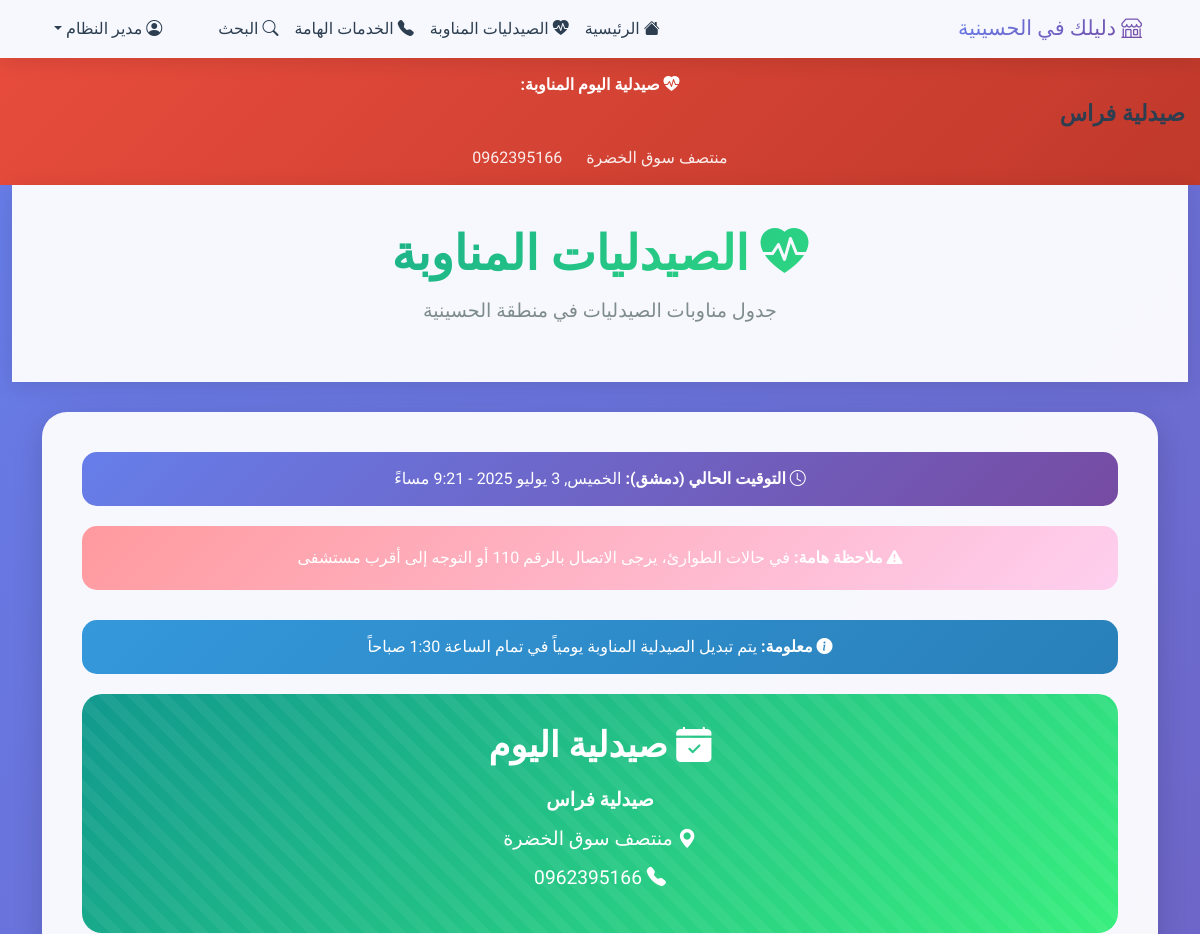
/duty-pharmacies (signed in, upper part), run on an earlier commit of the app's database.
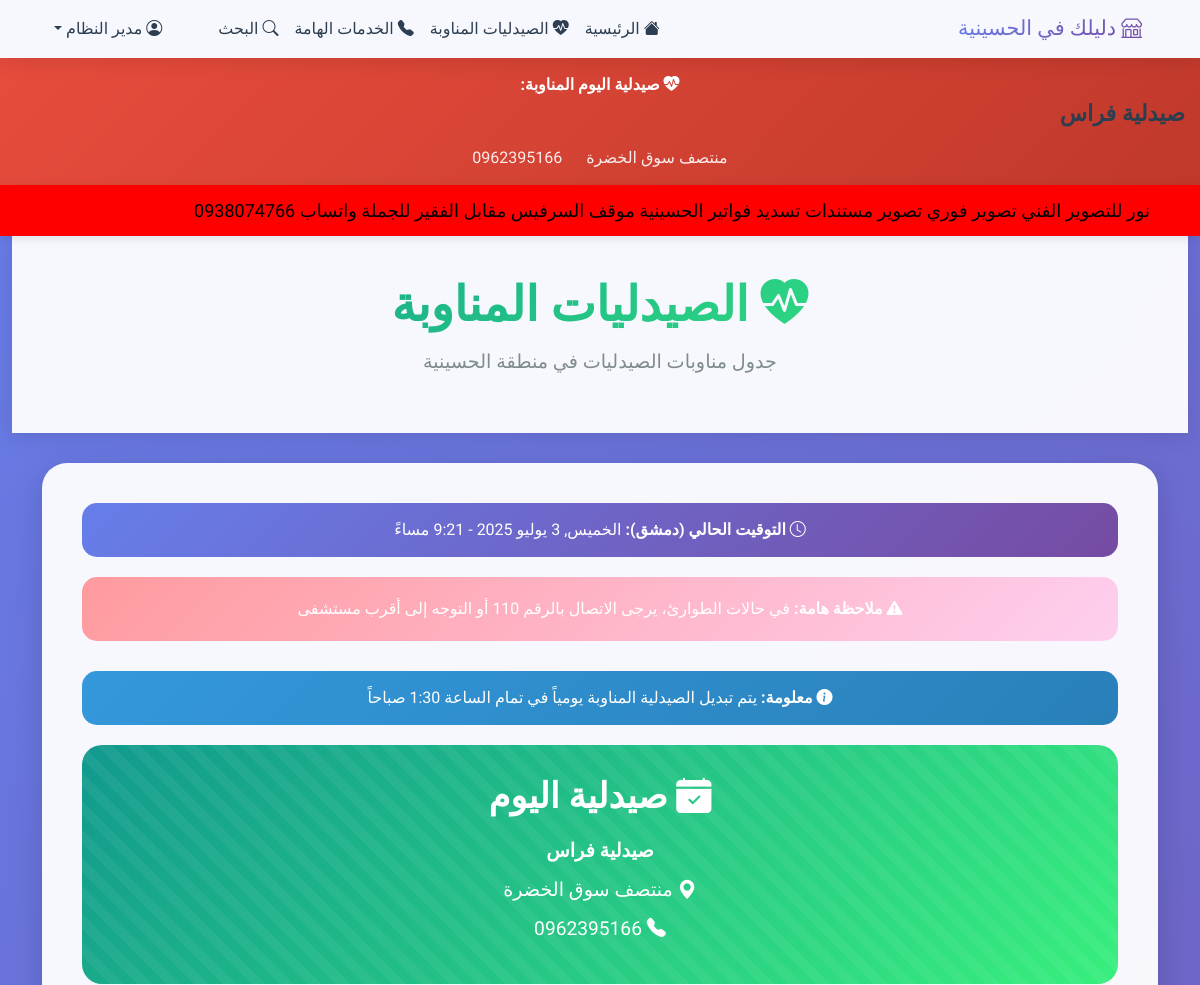
And on a later commit of the database.
### tables this page shows
CREATE TABLE ticker_messages (
            id INTEGER PRIMARY KEY AUTOINCREMENT,
            message TEXT NOT NULL,
            type TEXT,
            priority INTEGER DEFAULT 1,
            is_active BOOLEAN DEFAULT 1,
            created_at TIMESTAMP DEFAULT CURRENT_TIMESTAMP
        , direction TEXT DEFAULT "right", speed INTEGER DEFAULT 50, background_color TEXT DEFAULT "#11998e", text_color TEXT DEFAULT "#ffffff", font_size INTEGER DEFAULT 16, pages TEXT DEFAULT "all");

### app.py (the view)
@app.route('/duty-pharmacies')
def duty_pharmacies():
    if 'user_id' not in session:
        flash('يجب تسجيل الدخول لعرض الصيدليات المناوبة', 'warning')
        return redirect(url_for('login'))
    conn = sqlite3.connect('hussainiya_stores.db')
    cursor = conn.cursor()
    from datetime import timezone, timedelta
    damascus_tz = timezone(timedelta(hours=3))  # دمشق UTC+3
    damascus_time = datetime.now(damascus_tz)
    if damascus_time.hour < 1 or (damascus_time.hour == 1 and damascus_time.minute < 30):
        display_date = (damascus_time - timedelta(days=1)).date()
    else:
        display_date = damascus_time.date()
    today = display_date.strftime('%Y-%m-%d')
    print(f"التوقيت الحالي في صفحة الصيدليات: {damascus_time}")
    print(f"تاريخ اليوم في صفحة الصيدليات (مع تطبيق قاعدة 1:30 ص): {today}")
    cursor.execute('SELECT * FROM duty_pharmacies WHERE duty_date = ? ORDER BY id', (today,))
    today_pharmacies = cursor.fetchall()
    today_pharmacy = today_pharmacies[0] if today_pharmacies else None
    cursor.execute('''
        SELECT * FROM duty_pharmacies
        WHERE duty_date >= ?
        ORDER BY duty_date ASC
        LIMIT 7
    ''', (today,))
    upcoming_pharmacies_raw = cursor.fetchall()
    upcoming_pharmacies = []
    for pharmacy in upcoming_pharmacies_raw:
        pharmacy_list = list(pharmacy)
        try:
            if pharmacy[4]:  # duty_date
                pharmacy_list[4] = datetime.strptime(pharmacy[4], '%Y-%m-%d').date()
        except:
            pharmacy_list[4] = None
        upcoming_pharmacies.append(tuple(pharmacy_list))
    conn.close()
    return render_template('duty_pharmacies.html',
                         today_pharmacy=today_pharmacy,
                         today_pharmacies=today_pharmacies,
                         upcoming_pharmacies=upcoming_pharmacies,
                         damascus_time=damascus_time)

### app.py (called while the page is built)
@app.context_processor
def inject_user_info():
    user_verification_status = False
    user_can_edit_name = True
    if 'user_id' in session:
        try:
            conn = sqlite3.connect('hussainiya_stores.db')
            cursor = conn.cursor()
            cursor.execute('SELECT is_verified, can_edit_name FROM users WHERE id = ?', (session['user_id'],))
            result = cursor.fetchone()
            if result:
                user_verification_status = bool(result[0])
                user_can_edit_name = bool(result[1])
            conn.close()
        except Exception as e:
            print(f"خطأ في الحصول على معلومات التحقق: {e}")
    return dict(
        user_verification_status=user_verification_status,
        user_can_edit_name=user_can_edit_name
    )

### templates/duty_pharmacies.html (shortened to what this page needs)
{% extends "base.html" %}
{% block content %}
</head>
<body>
    <div class="container-fluid">
        <div class="page-header">
            <div class="container">
                <h1 class="page-title">
                    <i class="bi bi-heart-pulse-fill"></i> الصيدليات المناوبة
                </h1>
                <p class="page-subtitle">جدول مناوبات الصيدليات في منطقة الحسينية</p>
            </div>
        </div>
        <div class="container">
            <div class="main-container">
                <div class="current-time-display" style="background: linear-gradient(135deg, #667eea 0%, #764ba2 100%); color: white; border-radius: 15px; padding: 15px; margin-bottom: 20px; text-align: center;">
                    <i class="bi bi-clock"></i>
                    <strong>التوقيت الحالي (دمشق):</strong>
                    <span id="current-time">
                    </span>
                </div>
                <div class="emergency-notice">
                    <i class="bi bi-exclamation-triangle-fill"></i>
                    <strong>ملاحظة هامة:</strong> في حالات الطوارئ، يرجى الاتصال بالرقم 110 أو التوجه إلى أقرب مستشفى
                </div>
                <div class="info-notice" style="background: linear-gradient(135deg, #3498db 0%, #2980b9 100%); color: white; border-radius: 15px; padding: 15px; margin-bottom: 20px; text-align: center;">
                    <i class="bi bi-info-circle-fill"></i>
                    <strong>معلومة:</strong> يتم تبديل الصيدلية المناوبة يومياً في تمام الساعة 1:30 صباحاً
                </div>
                {% if today_pharmacies %}
                <div class="today-pharmacy">
                    {% if today_pharmacies|length > 1 %}
                    <h2 class="today-title">
                        <i class="bi bi-calendar-check-fill"></i> الصيدليات المناوبة اليوم ({{ today_pharmacies|length }} صيدليات)
                    </h2>
                    <div class="today-pharmacies-grid">
                        {% for pharmacy in today_pharmacies %}
                        <div class="today-pharmacy-card">
                            <div class="pharmacy-number">{{ loop.index }}</div>
                            <div class="today-info">
                                <strong>{{ pharmacy[1] }}</strong>
                            </div>
                            <div class="today-info">
                                <i class="bi bi-geo-alt-fill"></i> {{ pharmacy[2] }}
                            </div>
                            <div class="today-info">
                                <i class="bi bi-telephone-fill"></i> {{ pharmacy[3] }}
                            </div>
                        </div>
                        {% endfor %}
                    </div>
                    {% else %}
                    <h2 class="today-title">
                        <i class="bi bi-calendar-check-fill"></i> صيدلية اليوم
                    </h2>
                    <div class="today-info">
                        <strong>{{ today_pharmacies[0][1] }}</strong>
                    </div>
                    <div class="today-info">
                        <i class="bi bi-geo-alt-fill"></i> {{ today_pharmacies[0][2] }}
                    </div>
                    <div class="today-info">
                        <i class="bi bi-telephone-fill"></i> {{ today_pharmacies[0][3] }}
                    </div>
                    {% endif %}
                </div>
                {% endif %}
            </div>
        </div>
    </div>
    {% endblock %}

### templates/base.html (shortened to what the changed rows need)
<!DOCTYPE html>
<html lang="ar" dir="rtl">
<head>
    <link href="https://cdn.jsdelivr.net/npm/bootstrap@5.3.0/dist/css/bootstrap.min.css" rel="stylesheet">
    <link href="https://cdn.jsdelivr.net/npm/bootstrap-icons@1.10.0/font/bootstrap-icons.css" rel="stylesheet">
</head>
<body>
    {% if ticker_messages %}
    {% for ticker in ticker_messages %}
    {% set current_page = request.endpoint or 'index' %}
    {% set ticker_pages = ticker[11] if ticker[11] else 'all' %}
    {% if ticker_pages == 'all' or current_page in ticker_pages.split(',') or (current_page == 'index' and 'homepage' in ticker_pages.split(',')) %}
    <div class="custom-ticker" style="background-color: {{ ticker[7] }}; color: {{ ticker[8] }}; font-size: {{ ticker[9] }}px;">
        <div class="ticker-content ticker-{{ ticker[5] }}" style="animation-duration: {{ ticker[6] }}s;">
            <span class="ticker-text">{{ ticker[1] }}</span>
        </div>
    </div>
    {% endif %}
    {% endfor %}
    {% endif %}
    <main>
        {% block content %}{% endblock %}
    </main>
</body>
</html>

What changed in the data, as far as the page shows it:
added ticker_messages: message "نور للتصوير الفني تصوير فوري تصوير مستندات تسديد فواتير الحسينية موقف السرفيس مقابل الفقير للجملة واتساب 0938074766"
